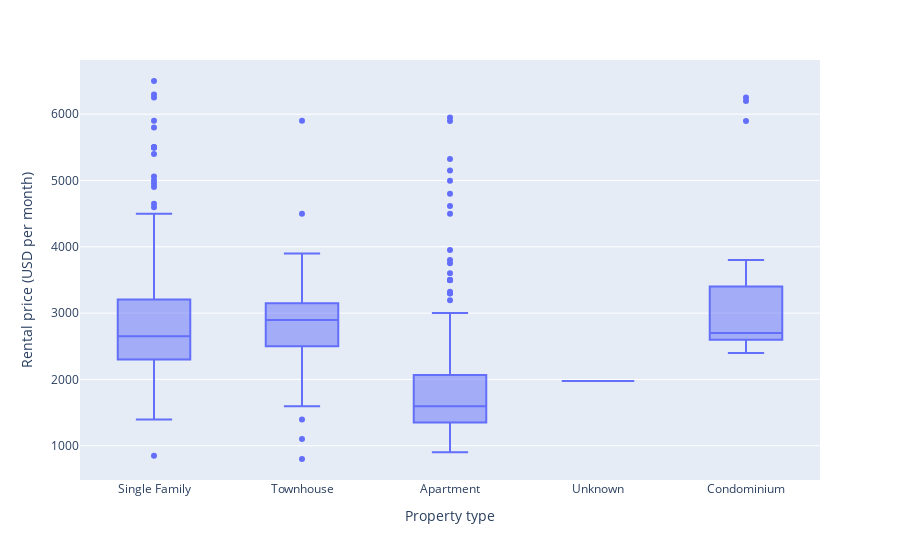

Write notebook code for a chart like this one.
### Code cell
# plot the distribution of the target variable price for different property types by plotly
import plotly.express as px
fig = px.box(rental_df, x="Property type", y="Rental price (USD per month)")
fig.show()

### Figure 1 — Plotly figure (JSON) as saved in the notebook; plotly's stock layout.template omitted (floating-point values rounded to 4 significant figures; data arrays with more than 128 entries replaced by an {"elided": "..."} marker saying what was removed)
{"data": [{"alignmentgroup": "True", "hovertemplate": "Property type=%{x}<br>Rental price (USD per month)=%{y}<extra></extra>", "legendgroup": "", "marker": {"color": "#636efa"}, "name": "", "notched": false, "offsetgroup": "", "orientation": "v", "showlegend": false, "type": "box", "x": {"elided": "721 str values"}, "x0": " ", "xaxis": "x", "y": {"elided": "721 int values"}, "y0": " ", "yaxis": "y"}], "layout": {"boxmode": "group", "legend": {"tracegroupgap": 0}, "margin": {"t": 60}, "xaxis": {"anchor": "y", "domain": [0, 1], "title": {"text": "Property type"}}, "yaxis": {"anchor": "x", "domain": [0, 1], "title": {"text": "Rental price (USD per month)"}}}}
